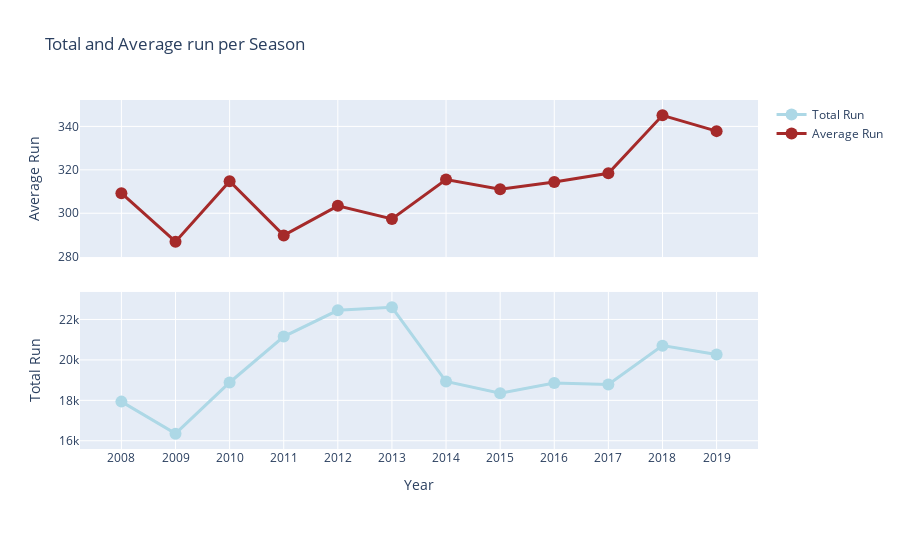

Source (notebook cell):
### Code cell
fig = {"data" : [{"x" : season["season"],"y" : season["total_runs"],
                  "name" : "Total Run","marker" : {"color" : "lightblue","size": 12},
                  "line": {"width" : 3},"type" : "scatter","mode" : "lines+markers" },
        
                 {"x" : season["season"],"y" : avgruns_each_season["average_runs_per_match"],
                  "name" : "Average Run","marker" : {"color" : "brown","size": 12},
                  "type" : "scatter","line": {"width" : 3},"mode" : "lines+markers",
                  "xaxis" : "x2","yaxis" : "y2",}],
       
        "layout" : {"title": "Total and Average run per Season",
                    "xaxis2" : {"domain" : [0, 1],"anchor" : "y2",
                    "showticklabels" : False},"margin" : {"b" : 111},
                    "yaxis2" : {"domain" : [.55, 1],"anchor" : "x2","title": "Average Run"},                    
                    "xaxis" : {"domain" : [0, 1],"tickmode":'linear',"title": "Year"},
                    "yaxis" : {"domain" :[0, .45], "title": "Total Run"}}}

iplot(fig)

### Figure 1 — Plotly figure (JSON) as saved in the notebook; plotly's stock layout.template omitted (floating-point values rounded to 4 significant figures)
{"data": [{"line": {"width": 3}, "marker": {"color": "lightblue", "size": 12}, "mode": "lines+markers", "name": "Total Run", "type": "scatter", "x": [2008, 2009, 2010, 2011, 2012, 2013, 2014, 2015, 2016, 2017, 2018, 2019], "y": [17937, 16353, 18883, 21154, 22453, 22602, 18931, 18353, 18862, 18786, 20706, 20270]}, {"line": {"width": 3}, "marker": {"color": "brown", "size": 12}, "mode": "lines+markers", "name": "Average Run", "type": "scatter", "x": [2008, 2009, 2010, 2011, 2012, 2013, 2014, 2015, 2016, 2017, 2018, 2019], "xaxis": "x2", "y": [309.3, 286.9, 314.7, 289.8, 303.4, 297.4, 315.5, 311.1, 314.4, 318.4, 345.1, 337.8], "yaxis": "y2"}], "layout": {"margin": {"b": 111}, "title": {"text": "Total and Average run per Season"}, "xaxis": {"domain": [0, 1], "tickmode": "linear", "title": {"text": "Year"}}, "xaxis2": {"anchor": "y2", "domain": [0, 1], "showticklabels": false}, "yaxis": {"domain": [0, 0.45], "title": {"text": "Total Run"}}, "yaxis2": {"anchor": "x2", "domain": [0.55, 1], "title": {"text": "Average Run"}}}}
